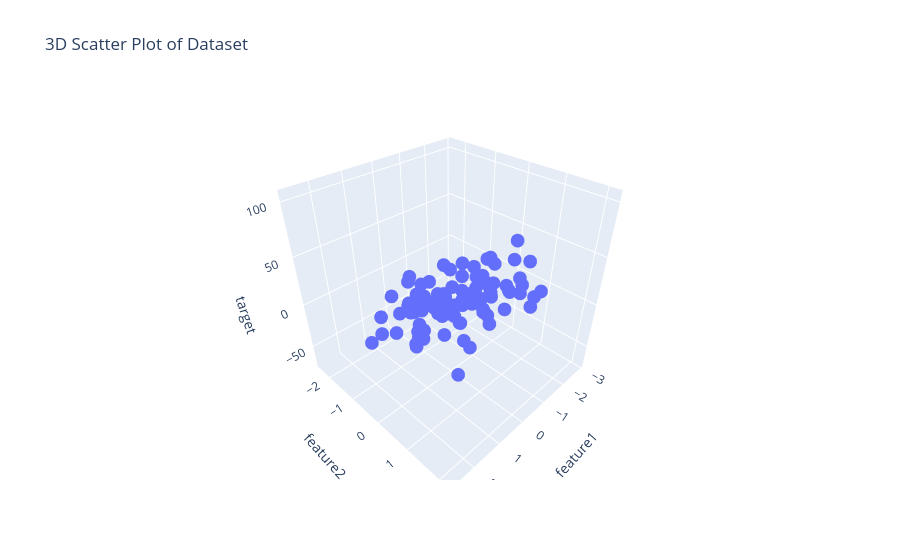

Notebook code for this chart:
### Code cell
# 3D Scatter plot of the dataset
fig = px.scatter_3d(
    df,
    x='feature1',
    y='feature2',
    z='target',
    title='3D Scatter Plot of Dataset'
)
fig.show()
